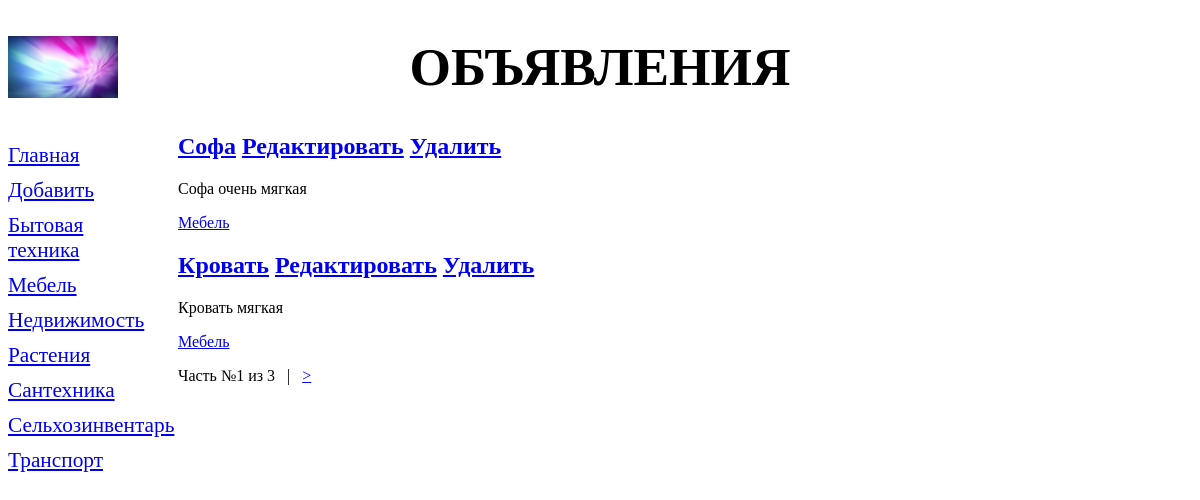
/bboard/, run on the app's committed database.
### bboard/models.py (models this page shows, shortened)
class Rubric(models.Model):
    name = models.CharField(max_length=20, db_index=True,verbose_name='Название')
    order = models.SmallIntegerField(default=0, db_index=True)
    class Meta:
        verbose_name_plural='Рубрики'
        verbose_name='Рубрика'
        ordering=['order','name']

class Bb(models.Model):
    title = models.CharField(max_length=50, verbose_name='Товар')
    content = models.TextField(null=True, blank=True, verbose_name='Описание')
    price = models.FloatField(null=True, blank=True, verbose_name='Цена')
    published = models.DateTimeField(auto_now_add=True, db_index=True,
        verbose_name='Опубликовано')
    rubric = models.ForeignKey('Rubric', null=True, on_delete=models.PROTECT,
        verbose_name='Рубрика')
    class Meta:
        verbose_name_plural='Объявления'
        verbose_name='Объявление'
        ordering=['-published']

### bboard/views.py (the view)
# urls.py: path('', index, name='index'),
def index(request):
    bbs= Bb.objects.all()
    rubrics = Rubric.objects.all()
    paginator = Paginator(bbs, 2)
    if 'page' in request.GET:
        page_num = request.GET['page']
    else:
        page_num = 1
    page = paginator.get_page(page_num)
    context={'rubrics':rubrics, 'page': page, 'bbs': page.object_list}
    return TemplateResponse(request, 'bboard/index.html', context)

### bboard/templates/bboard/index.html (shortened to what this page needs)
{% extends "layout/basic.html"%}
{% block content %}
{% for bb in bbs%}
<div class="b">
    <h2><a href="{% url 'detail' pk=bb.pk %}">{{ bb.title }}</a>
        <a href="{% url 'edit' pk=bb.pk %}">Редактировать</a>
        <a href="{% url 'delete' pk=bb.pk %}">Удалить</a>
    </h2>
    <p>{{ bb.content }}</p>
    <p><a href="{% url 'by_rubric' bb.rubric.pk %}">{{ bb.rubric.name }}</a></p>
</div>
{% endfor %}
<div>
    Часть №{{ page.number }} из {{ page.paginator.num_pages }}
    {% if page.has_next %}
    &nbsp;&nbsp;|&nbsp;&nbsp;
    <a href="?page={{ page.next_page_number }}">&gt;</a>
    {% endif %}
</div>
{% endblock %}

### bboard/templates/layout/basic.html (shortened to what this page needs)
{% load static %}
<!DOCTYPE html>
<html>
    <head>
        <link rel="stylesheet" type="text/css" href="{% static 'bboard/style.css' %}">
    </head>
    <body>
        <header>
            <h1>Объявления</h1>
        </header>
        <nav>
            <a href="{% url 'index' %}">Главная</a>
            <a href="{% url 'add' %}">Добавить</a>
            {% for rubric in rubrics %}
            <a href="{% url 'by_rubric' rubric.pk %}">{{ rubric.name }}</a>
            {% endfor %}
        </nav>
        <div class="a">
            {% block content %}
            {% endblock %}
        </div>
    </body>
</html>

### bboard/static/bboard/style.css (style rules this page uses)
header h1 { font-size: 40pt; text-transform: uppercase; text-align: center; background: url('bg.jpg') left / auto 100% no-repeat; }
nav { font-size: 16pt; width: 150px; float: left; }
nav a { display: block; margin: 10px 0px; }
.a { margin-left: 170px; }

### data on the page
Rubric: name "Бытовая техника"
Rubric: name "Мебель"
Rubric: name "Недвижимость"
Rubric: name "Растения"
Rubric: name "Сантехника"
Rubric: name "Сельхозинвентарь"
Rubric: name "Транспорт"
Bb: title "Софа", content "Софа очень мягкая", rubric.name "Мебель"
Bb: title "Кровать", content "Кровать мягкая", rubric.name "Мебель"

### other printed values
{{ page.number }} "1"
{{ page.paginator.num_pages }} "3"
